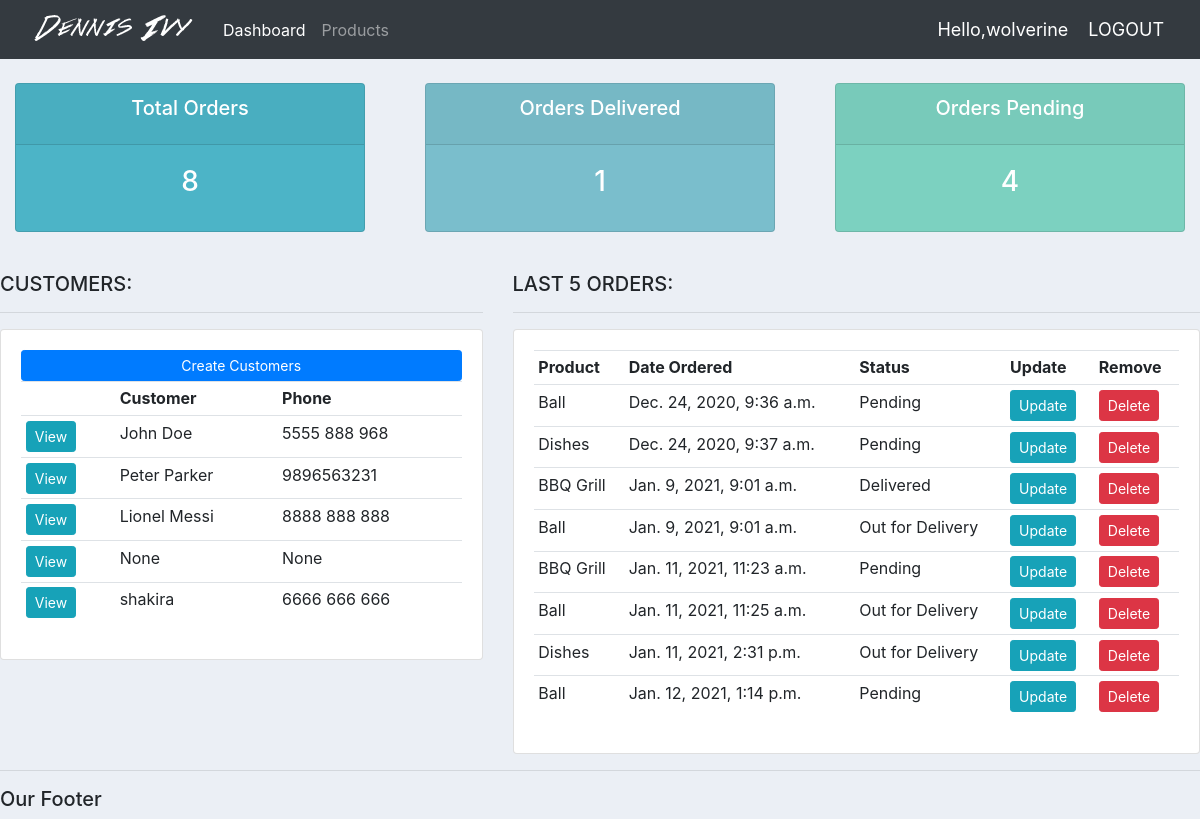
The app's page / (signed in) with its own data.
### accounts/models.py (models this page shows, shortened)
class Customer(models.Model):
    user = models.OneToOneField(User, null=True, blank=True, on_delete=models.CASCADE)
    name = models.CharField(max_length=200, null=True)
    phone = models.CharField(max_length=200, null=True)
    email = models.CharField(max_length=200, null=True)
    profile_pic = models.ImageField(default="profile1.jpg", null=True, blank=True)
    date_created = models.DateTimeField(auto_now_add=True, null=True)

class Order(models.Model):
    STATUS = (
        ('Pending', 'Pending'),
        ('Out for Delivery', 'Out for Delivery'),
        ('Delivered', 'Delivered'),
    )
    customer = models.ForeignKey(Customer, null=True, on_delete=models.SET_NULL)
    product = models.ForeignKey(Product, null=True, on_delete=models.SET_NULL)
    date_created = models.DateTimeField(auto_now_add=True, null=True)
    status = models.CharField(max_length=200, null=True, choices=STATUS)
    note = models.CharField(max_length=200, null=True)

class Product(models.Model):
    CATEGORY =(
        ('Indoor', 'Indoor'),
        ('Out Door', 'Out Door'),
    )
    name = models.CharField(max_length=200, null=True)
    price = models.FloatField(null=True)
    category = models.CharField(max_length=200, null=True, choices = CATEGORY)
    description = models.CharField(max_length=200, null=True, blank=True)
    date_created = models.DateTimeField(auto_now_add=True, null=True)
    tags = models.ManyToManyField(Tag)
    def __str__(self):
        return self.name

### accounts/decorators.py (the view)
    def wrapper_func(request, *args, **kwargs):
        group = None
        if request.user.groups.exists():
            group = request.user.groups.all()[0].name
        if group == 'customer':
            return redirect('user-page')
        if group == 'admin':
            return view_func(request, *args, **kwargs)

### accounts/views.py (called while the page is built)
@login_required(login_url = 'login')
@admin_only
def home(request):
    orders = Order.objects.all()
    customers = Customer.objects.all()
    total_customers = customers.count()
    total_orders = orders.count()
    delivered = orders.filter(status= 'Delivered').count()
    pending = orders.filter(status= 'Pending').count()
    context ={'orders': orders,  'customers': customers, 'total_orders':total_orders, 'delivered':delivered, 'pending':pending}
    return render(request,'accounts/dashboard.html', context )

### accounts/templates/accounts/dashboard.html
{% extends 'accounts/main.html' %}
{%  block content %}
{% include 'accounts/status.html' %}
<br>
<div class="row">
    <div class="col-md-5">
        <h5>CUSTOMERS:</h5>
        <hr>
        <div class="card card-body">
            <a href="" class="btn btn-primary btn-block btn-sm">Create Customers
            </a>
            <table class="table table-sm">
                <tr>
                   <th></th>
                    <th>Customer</th>
                    <th>Phone</th>
                </tr>
                {% for customer in customers %}
                <tr>
                    <td><a class="btn btn-sm btn-info" href="{% url 'customer' customer.id %}">View</a></td>
                    <td>{{customer.name}}</td>
                    <td>{{customer.phone}}</td>
                </tr>
                {% endfor %}
            </table>
        </div>
    </div>
    <div class="col-md-7">
        <h5>LAST 5 ORDERS:</h5>
        <hr>
        <div class="card card-body">
            <table class="table table-sm">
                <tr>
                    <th>Product</th>
                    <th>Date Ordered</th>
                    <th>Status</th>
                    <th>Update</th>
                    <th>Remove</th>
                </tr>
                {% for order in orders %}
                <tr>
                    <td>{{order.product}}</td>
                    <td>{{order.date_created}}</td>
                    <td>{{order.status}}</td>
                    <td><a class="btn btn-sm btn-info" href="{% url 'update_order' order.id %}">Update</a></td>
                    <td><a class="btn btn-sm btn-danger" href="{% url 'delete_order' order.id %}">Delete</a></td>
                </tr>
                {% endfor %}
            </table>
        </div>
    </div>
</div>
{% endblock %}

### accounts/templates/accounts/main.html (shortened to what this page needs)
<!DOCTYPE html>
{%  load static %}
<html lang="en">
<head>
    <link rel="stylesheet" href="https://stackpath.bootstrapcdn.com/bootstrap/4.5.2/css/bootstrap.min.css">
   <link rel="stylesheet" type="text/css" href="{% static  '/css/main.css' %}">
</head>
<body>
    {% include 'accounts/navbar.html' %}
    {% block content %}
    {% endblock %}
    <hr>
    <h5>Our Footer</h5>
</body>
</html>

### accounts/templates/accounts/navbar.html (shortened to what this page needs)
{%  load static %}
<nav class="navbar navbar-expand-lg navbar-dark bg-dark">
   <img src="{% static 'images/logo.png' %}">
    <div class="collapse navbar-collapse" id="navbarNav">
      <ul class="navbar-nav">
        {% if request.user.is_staff %}
        <li class="nav-item active">
          <a class="nav-link" href="{% url 'home' %}">Dashboard</a>
        </li>
        <li class="nav-item">
          <a class="nav-link" href="{% url 'products' %}">Products</a>
        </li>
        {% else %}
        <li class="nav-item">
          <a href="{% url 'account' %}" class="nav-link">Settings</a>
        </li>
        {% endif %}
      </ul>
    </div>
    <span class="hello-msg">Hello,{{request.user}}</span>
    <span><a class="hello-msg" href="{% url 'logout' %}">LOGOUT</a></span>
  </nav>

### accounts/templates/accounts/status.html
<br>
<div class="row">
    <div class="col">
        <div class="col-md">
            <div class="card text-center text-white mb-3" id="total-orders">
                <div class="card-header">
                    <h5 class="card-title">Total Orders</h5>
                </div>
                <div class="card-body">
                    <h3 class="card-title ">{{total_orders}}</h3>
                </div>
            </div>
        </div>
    </div>
    <div class="col">
        <div class="col-md">
            <div class="card text-center text-white mb-3" id="orders-delivered">
                <div class="card-header">
                    <h5 class="card-title"> Orders Delivered</h5>
                </div>
                <div class="card-body">
                    <h3 class="card-title">{{delivered}}</h3>
                </div>
            </div>
        </div>
    </div>
    <div class="col">
        <div class="col-md">
            <div class="card text-center text-white mb-3" id="orders-pending">
                <div class="card-header">
                    <h5 class="card-title">Orders Pending</h5>
                </div>
                <div class="card-body">
                    <h3 class="card-title">{{pending}}</h3>
                </div>
            </div>
        </div>
    </div>
</div>

### static/css/main.css (style rules this page uses)
body { background-color: #ebeff5; }
#total-orders { background-color: #4cb4c7; }
#orders-delivered { background-color: #7abecc; }
#orders-pending { background-color: #7CD1C0; }

### accounts/templates/accounts/navbar.html (style rules this page uses)
.hello-msg { font-size: 18px; color: #fff; margin-right: 20px; }

### records on screen
Customer: name "John Doe", phone "5555 888 968"
Customer: name "Peter Parker", phone "9896563231"
Customer: name "Lionel Messi", phone "8888 888 888"
Customer: name "None", phone "None"
Customer: name "shakira", phone "6666 666 666"
Order: product "Ball", date_created "Dec. 24, 2020, 9:36 a.m.", status "Pending"
Order: product "Dishes", date_created "Dec. 24, 2020, 9:37 a.m.", status "Pending"
Order: product "BBQ Grill", date_created "Jan. 9, 2021, 9:01 a.m.", status "Delivered"
Order: product "Ball", date_created "Jan. 9, 2021, 9:01 a.m.", status "Out for Delivery"
Order: product "BBQ Grill", date_created "Jan. 11, 2021, 11:23 a.m.", status "Pending"
Order: product "Ball", date_created "Jan. 11, 2021, 11:25 a.m.", status "Out for Delivery"
Order: product "Dishes", date_created "Jan. 11, 2021, 2:31 p.m.", status "Out for Delivery"
Order: product "Ball", date_created "Jan. 12, 2021, 1:14 p.m.", status "Pending"

### other values on screen
{{ request.user }} "wolverine"
{{ total_orders }} "8"
{{ delivered }} "1"
{{ pending }} "4"
